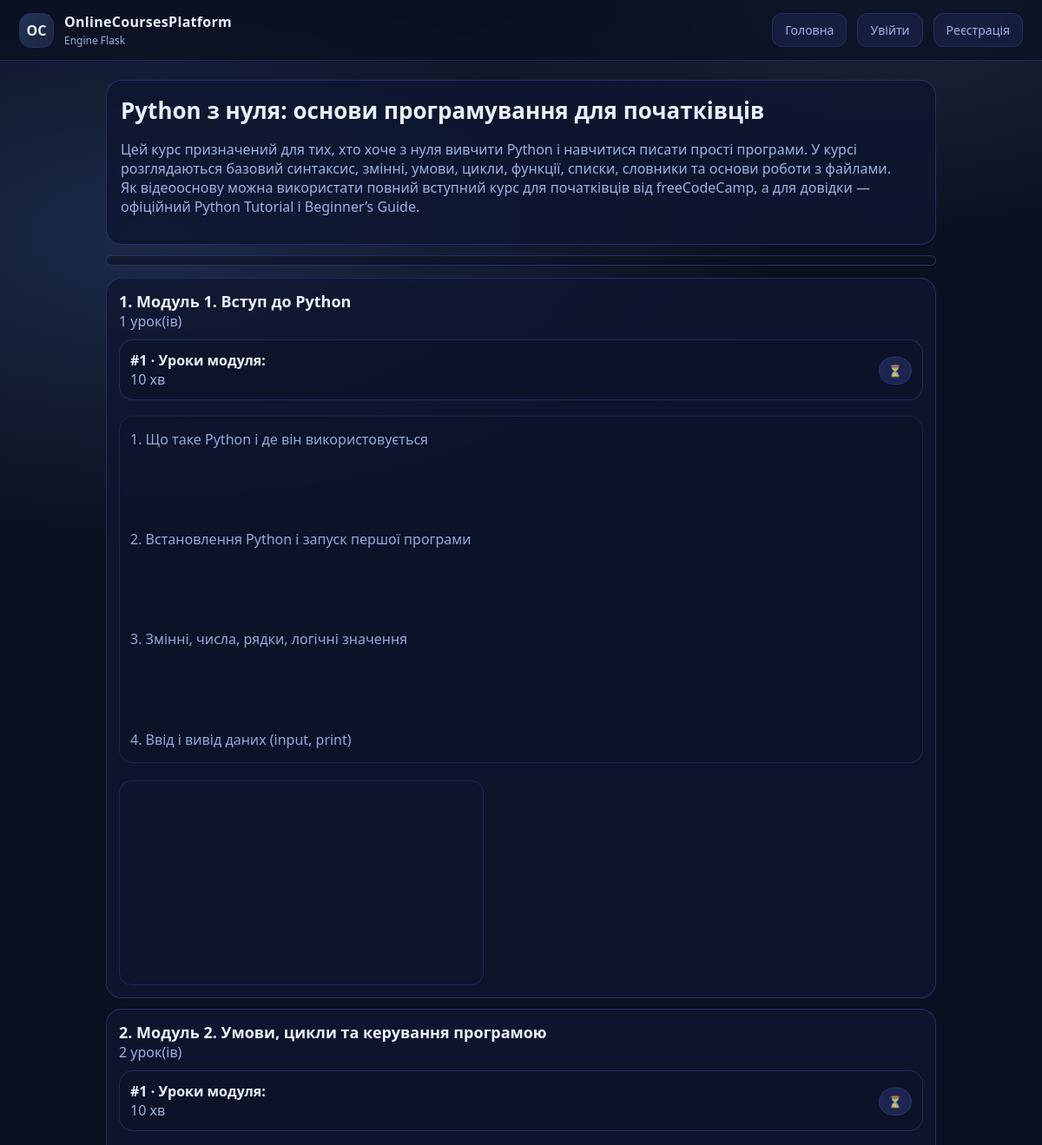
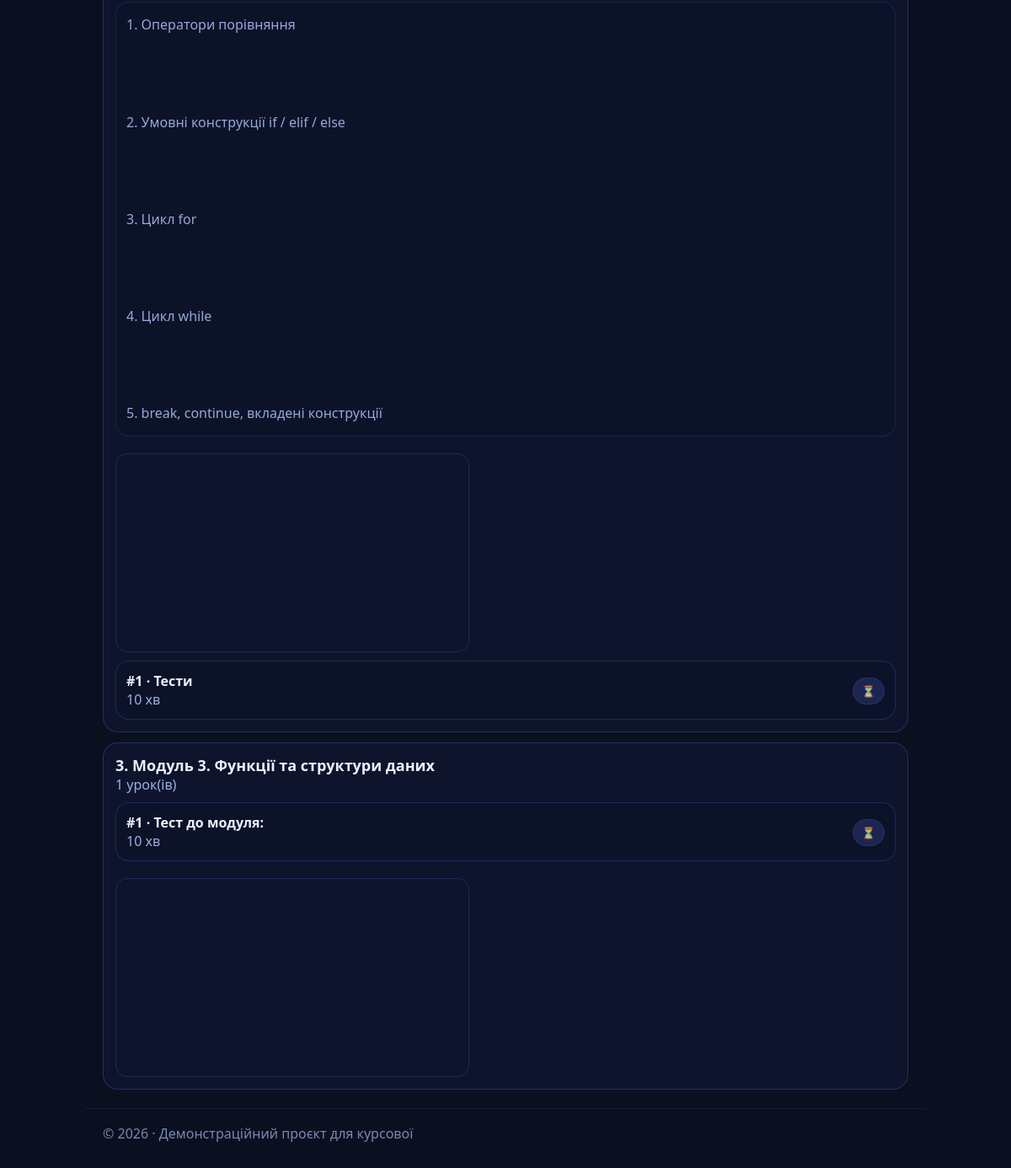
Screenshot of /courses/2 with the database file from the repository (2 pictures, top to bottom).
### models.py (models this page shows, shortened)
class Course(db.Model):
    id = db.Column(db.Integer, primary_key=True)
    title = db.Column(db.String(200), nullable=False)
    description = db.Column(db.Text, nullable=True)
    teacher_id = db.Column(db.Integer, db.ForeignKey("user.id"), nullable=False)
    created_at = db.Column(db.DateTime, default=datetime.utcnow)
    is_published = db.Column(db.Boolean, default=True)

class Module(db.Model):
    __tablename__ = "module"
    id = db.Column(db.Integer, primary_key=True)
    title = db.Column(db.String(255), nullable=False)
    description = db.Column(db.Text, nullable=True)
    course_id = db.Column(db.Integer, db.ForeignKey("course.id"), nullable=False)
    order_index = db.Column(db.Integer, nullable=False, default=1)
    course = db.relationship("Course", backref=db.backref("modules", lazy=True, cascade="all, delete-orphan"))

class Lesson(db.Model):
    __tablename__ = "lesson"
    id = db.Column(db.Integer, primary_key=True)
    title = db.Column(db.String(255), nullable=False)
    content = db.Column(db.Text, nullable=True)
    module_id = db.Column(db.Integer, db.ForeignKey("module.id"), nullable=False)
    order_index = db.Column(db.Integer, nullable=False, default=1)
    duration_minutes = db.Column(db.Integer, nullable=False, default=10)
    image_filename = db.Column(db.String(255), nullable=True)
    video_filename = db.Column(db.String(255), nullable=True)
    video_url = db.Column(db.String(500), nullable=True)
    module = db.relationship("Module", backref=db.backref("lessons", lazy=True, cascade="all, delete-orphan"))

### routes.py (the view)
@app.get("/courses/<int:course_id>")
def course_view(course_id):
    course, tree = get_course_tree(course_id)
    prog = {"enrolled": False, "percent": 0, "completed_ids": set(), "enrollment": None}
    if current_user.is_authenticated and current_user.role == "student":
        prog = course_progress(current_user.id, course.id)
    is_owner_teacher = (
        current_user.is_authenticated
        and current_user.role == "teacher"
        and current_user.id == course.teacher_id
    )
    return render_template(
        "course.html",
        course=course,
        tree=tree,
        prog=prog,
        is_owner_teacher=is_owner_teacher,
    )

### helpers.py (called while the page is built, shortened)
def seed_once():
    db.create_all()
    if User.query.first():
        return

def get_course_tree(course_id: int):
    course = Course.query.get_or_404(course_id)
    modules = Module.query.filter_by(course_id=course.id).order_by(Module.order_index.asc()).all()
    tree = []
    for mod in modules:
        lessons = Lesson.query.filter_by(module_id=mod.id).order_by(Lesson.order_index.asc()).all()
        tree.append((mod, lessons))
    return course, tree

### routes.py (called while the page is built)
@app.before_request
def _seed():
    seed_once()

### templates/course.html (shortened to what this page needs)
{% extends "base.html" %}
{% block page_css %}
<link rel="stylesheet" href="{{ url_for('static', filename='css/course.css') }}">
{% endblock %}
{% block content %}
<section class="course-head">
  <div>
    <h1>{{ course.title }}</h1>
    <p class="muted">{{ course.description or "" }}</p>
  </div>
</section>
<div class="progress">
</div>
<section class="modules">
  {% for mod, lessons in tree %}
  <article class="module">
    <div class="module-head">
      <div>
        <h2>{{ mod.order_index }}. {{ mod.title }}</h2>
        <div class="muted">{{ lessons|length }} урок(ів)</div>
      </div>
    </div>
    <div class="lessons">
      {% for l in lessons %}
      <div class="lesson">
        <div class="lesson-left">
          <div class="lesson-title">#{{ l.order_index }} · {{ l.title }}</div>
          <div class="muted">{{ l.duration_minutes }} хв</div>
        </div>
        <div class="lesson-right">
          {% if current_user.is_authenticated and current_user.role == "student" and prog.enrolled %}
          {% if l.id in prog.completed_ids %}
          <span class="pill pill-ok"> Пройдено</span>
          {% else %}
          {% if l.quiz %}
          <span class="pill">📘 Потрібно пройти тест</span>
          {% else %}
          <form method="post" action="{{ url_for('complete_lesson', lesson_id=l.id) }}">
            <button class="btn btn-primary" type="submit">Пройдено</button>
          </form>
          {% endif %}
          {% endif %}
          {% else %}
          <span class="pill">⏳</span>
          {% endif %}
        </div>
      </div>
      {% if l.content %}
      <div class="lesson-content">
        {{ l.content | replace('\n', '<br><br>') | safe }}
      </div>
      {% endif %}
      {% if l.video_url %}
      <div class="lesson-media">
        {% if "youtube.com/watch?v=" in l.video_url %}
        {% set video_id = l.video_url.split("watch?v=")[1].split("&")[0] %}
        <iframe class="lesson-video-embed" src="https://www.youtube.com/embed/{{ video_id }}" title="Відео до уроку"
          frameborder="0" allowfullscreen>
        </iframe>
        {% elif "youtu.be/" in l.video_url %}
        {% set video_id = l.video_url.split("youtu.be/")[1].split("?")[0] %}
        <iframe class="lesson-video-embed" src="https://www.youtube.com/embed/{{ video_id }}" title="Відео до уроку"
          frameborder="0" allowfullscreen>
        </iframe>
        {% else %}
        <a href="{{ l.video_url }}" target="_blank" class="btn btn-primary">▶ Відкрити відео</a>
        {% endif %}
      </div>
      {% endif %}
      {% endfor %}
    </div>
  </article>
  {% endfor %}
</section>
{% endblock %}

### static/css/base.css (style rules this page uses)
:root { --bg:#0b1020; --card:#0f1730; --stroke:#27326b; --text:#eaf0ff; --muted:#9fb0e0; --primary:#6aa5ff; --primary2:#9ad0ff; --ok:#2ed47a; }
* { box-sizing:border-box; }
html,body { height:100%; }
body { margin:0; color:var(--text); background: radial-gradient(1200px 600px at 15% 10%, rgba(106,165,255,.18), transparent 60%), radial-gradient(900px 500px at 85% 0%, rgba(154,208,255,.12), transparent 55%), var(--bg); font-family: system-ui, -apple-system, Segoe UI, Roboto, Arial, sans-serif; }
.pill { padding:7px 10px; border-radius:999px; border:1px solid rgba(39,50,107,.9); background: rgba(15,23,48,.75); color:var(--muted); font-size:12px; }
.muted { color:var(--muted); }

### static/css/course.css (style rules this page uses)
.course-head { display:flex; justify-content:space-between; align-items:flex-start; gap:14px; padding:16px; border-radius:18px; background: rgba(15,23,48,.86); border:1px solid rgba(39,50,107,.9); }
.course-head h1 { margin:0; font-size:26px; }
.progress { margin-top:12px; height:12px; border-radius:999px; border:1px solid rgba(39,50,107,.9); background: rgba(11,16,32,.55); overflow:hidden; }
.modules { margin-top:14px; display:grid; gap:12px; }
.module { padding:14px; border-radius:18px; background: rgba(15,23,48,.82); border:1px solid rgba(39,50,107,.9); }
.module-head { display:flex; justify-content:space-between; align-items:flex-start; gap:12px; }
.module h2 { margin:0; font-size:18px; }
.lessons { margin-top:10px; display:grid; gap:10px; }
.lesson { padding:12px; border-radius:16px; border:1px solid rgba(39,50,107,.75); background: rgba(11,16,32,.35); display:flex; justify-content:space-between; align-items:center; gap:12px; }
.lesson-title { font-weight:800; }
.lesson-content { margin-top:8px; padding:12px; border-radius:16px; border:1px solid rgba(39,50,107,.55); background: rgba(11,16,32,.25); color: rgba(159,176,224,.95); line-height:1.8; }
.lesson-media { margin-top:10px; }
.pill { padding:6px 10px; border-radius:999px; background: rgba(39,50,107,.6); color:#dce3ff; font-size:13px; }
.lesson-video-embed { width: 420px; max-width: 100%; height: 236px; border: 1px solid rgba(39,50,107,.7); border-radius: 14px; display: block; }

### rows the page displays
Course: title "Python з нуля: основи програмування для початківців", description "Цей курс призначений для тих, хто хоче з нуля вивчити Python і навчитися писати прості програми. У курсі розглядаються базовий синтаксис, змінні, умови, цикли, функції, списки, словники та основи роботи з файлами. Як відеооснову можна використати повний вступний курс для початківців від freeCodeCamp, а для довідки — офіційний Python Tutorial і Beginner’s Guide."
Module: order_index "1", title "Модуль 1. Вступ до Python", lessons "1"
Lesson: order_index "1", title "Уроки модуля:", duration_minutes "10", content "1. Що таке Python і де він використовується 2. Встановлення Python і запуск першої програми 3. Змінні, числа, рядки, логічні значення 4. Ввід і вивід даних (input, print)"
Module: order_index "2", title "Модуль 2. Умови, цикли та керування програмою", lessons "2"
Lesson: order_index "1", title "Уроки модуля:", duration_minutes "10", content "1. Оператори порівняння 2. Умовні конструкції if / elif / else 3. Цикл for 4. Цикл while 5. break, continue, вкладені конструкції"
Lesson: order_index "1", title "Тести", duration_minutes "10"
Module: order_index "3", title "Модуль 3. Функції та структури даних", lessons "1"
Lesson: order_index "1", title "Тест до модуля:", duration_minutes "10"

### other values shown
{{ 2026 }} "2026"
